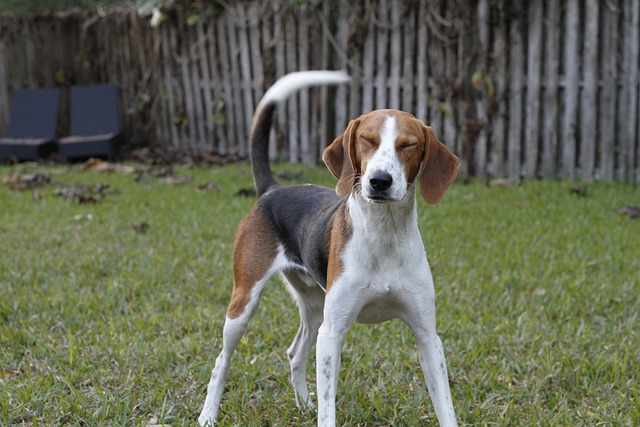
#> input picture aset_gambar/test.jpg, 640 x 427 px
$ jupyter execute task2.ipynb
#> lines starting #> are read from the running program, lines starting #| are printed output that depends on the picture
[cell 1]
from PIL import Image, ImageFilter, ImageEnhance

def manipulate_image(input_path, output_path):
#> called with input_path = 'example.jpg', output_path = 'result.jpg'
    try:
        # Memuat gambar
        image = Image.open("aset_gambar/test.jpg")
#> image is the input picture: PIL image 640x427 RGB; mean R, G, B 101.2, 104.5, 85.2
        print("✅ Gambar berhasil dimuat")

        # Operasi Cropping dengan validasi ukuran
        if image.width > 200 and image.height > 200:
            cropped_image = image.crop((10, 10, 200, 200))
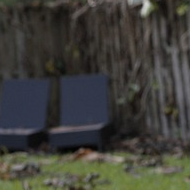
#> cropped_image: PIL image 190x190 RGB; mean R, G, B 64, 63.9, 58.1
            cropped_image.save('cropped_' + output_path)
            print("✅ Cropping berhasil")
        else:
            raise ValueError("Gambar terlalu kecil untuk di-crop ke ukuran 200x200")

        # Operasi Resizing dengan rasio aspek yang dipertahankan
        resized_image = cropped_image.resize((100, 100), Image.Resampling.LANCZOS)
        resized_image.save('resized_' + output_path)
        print("✅ Resizing berhasil")

        # Operasi Filtering
        filtered_image = resized_image.filter(ImageFilter.BLUR)
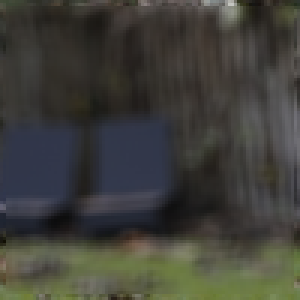
#> filtered_image: PIL image 100x100 RGB (shown 3 times larger); mean R, G, B 64, 64, 58.2
        filtered_image.save('filtered_' + output_path)
        print("✅ Filtering berhasil")

        # Operasi Pengaturan Kecerahan
        enhancer = ImageEnhance.Brightness(filtered_image)
        bright_image = enhancer.enhance(1.5)
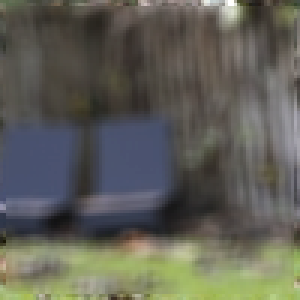
#> bright_image: PIL image 100x100 RGB (shown 3 times larger); mean R, G, B 95.8, 95.7, 87
        bright_image.save('bright_' + output_path)
        print("✅ Pengaturan kecerahan berhasil")

        # Operasi Penggabungan Gambar
        combined_image = Image.blend(filtered_image, bright_image, alpha=0.5)
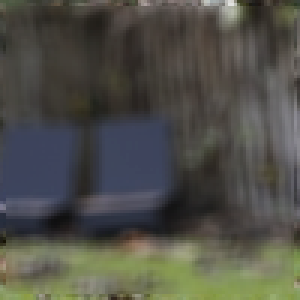
#> combined_image: PIL image 100x100 RGB (shown 3 times larger); mean R, G, B 79.7, 79.6, 72.3
        combined_image.save('combined_' + output_path)
        print("✅ Penggabungan gambar berhasil")

    except Exception as e:
        print(f"❌ Terjadi kesalahan: {e}")

if __name__ == "__main__":
    manipulate_image('example.jpg', 'result.jpg')

[cell 2]
from pydub import AudioSegment
from pydub.playback import play

def manipulate_audio(input_path, output_path):
    try:
        # Memuat file audio
        audio = AudioSegment.from_file("aset_audio/neffex.mp3")
        print("✅ Audio berhasil dimuat")

        # Operasi Pemotongan dengan validasi durasi
        if len(audio) > 10000:
            clipped_audio = audio[:10000]  # Mendapatkan 10 detik pertama
            clipped_audio.export('clipped_' + output_path, format='mp3')
            print("✅ Pemotongan berhasil")
        else:
            raise ValueError("Durasi audio terlalu pendek untuk dipotong 10 detik")

        # Operasi Penggabungan dengan validasi durasi
        combined_audio = audio + clipped_audio
        combined_audio.export('combined_' + output_path, format='mp3')
        print("✅ Penggabungan berhasil")

        # Operasi Konversi Format
        audio.export('result.wav', format='wav')
        print("✅ Konversi format berhasil")

        # Operasi Pengaturan Volume dengan validasi
        if audio.dBFS < -10:
            louder_audio = audio + 10  # Meningkatkan volume sebesar 10dB
            louder_audio.export('louder_' + output_path, format='mp3')
            print("✅ Pengaturan volume berhasil")
        else:
            raise ValueError("Volume audio sudah terlalu tinggi")

        # Operasi Pemutaran Audio
        print("🔊 Memutar audio hasil manipulasi...")
        play(louder_audio)

    except Exception as e:
        print(f"❌ Terjadi kesalahan: {e}")

if __name__ == "__main__":
    manipulate_audio('example.mp3', 'result.mp3')
#> (the call stopped at in manipulate_audio, `audio = AudioSegment.from_file("aset_audio/neffex.mp3")`: pydub is not available in this run)
